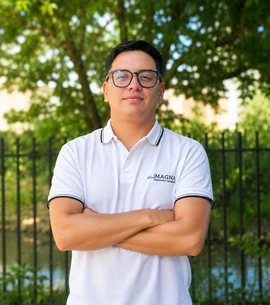
#> input picture Juan_Jose_topografo.webp, 270 x 305 px
$ python -i utils.py   (imports and definitions only)
#> lines starting #> are read from the running program, lines starting #| are printed output that depends on the picture
from PIL import Image as PilImage
from io import BytesIO
from django.core.files.base import ContentFile


def generate_image_variants(imagen_field, tablet_ratio=0.75, celular_ratio=0.5, normalize_height=None):
#> called with imagen_field = '../Juan_Jose_topografo.webp', tablet_ratio = 0.75, celular_ratio = 0.5
    pil_img = PilImage.open(imagen_field)
#> pil_img is the input picture: PIL image 270x305 RGB; mean R, G, B 130.9, 131.3, 97.7
    ancho_original, altura_original = pil_img.size
#> ancho_original = 270; altura_original = 305

    if normalize_height:
        proporcion = normalize_height / altura_original
        ancho_normalizado = int(ancho_original * proporcion)
        pil_img = pil_img.resize((ancho_normalizado, normalize_height), PilImage.LANCZOS)
        base_width, base_height = ancho_normalizado, normalize_height
    else:
        base_width, base_height = ancho_original, altura_original
#> base_width = 270; base_height = 305

    tablet_size = (int(base_width * tablet_ratio), int(base_height * tablet_ratio))
#> tablet_size = (202, 228)
    celular_size = (int(base_width * celular_ratio), int(base_height * celular_ratio))
#> celular_size = (135, 152)

    img_tablet = pil_img.resize(tablet_size, PilImage.LANCZOS)
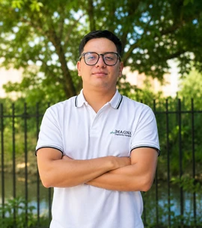
#> img_tablet: PIL image 202x228 RGB; mean R, G, B 130.9, 131.3, 97.7
    img_celular = pil_img.resize(celular_size, PilImage.LANCZOS)
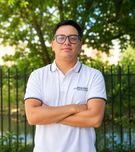
#> img_celular: PIL image 135x152 RGB; mean R, G, B 130.9, 131.3, 97.7

    buffer_tablet = BytesIO()
    buffer_celular = BytesIO()

    img_tablet.convert('RGB').save(buffer_tablet, format='WEBP', quality=90)
    img_celular.convert('RGB').save(buffer_celular, format='WEBP', quality=90)

    return (
#> (the run stopped early here; a loop or call above may not have finished)

$ run again, on ceo_AJY5IlY.png
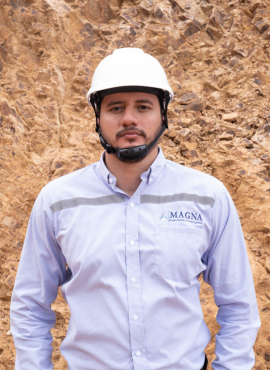
#> input picture ceo_AJY5IlY.png, 270 x 370 px
#> in generate_image_variants, pil_img is the input picture: PIL image 270x370 RGBA; mean R, G, B, A 194, 168.7, 163.6, 255
#> in generate_image_variants, `img_tablet = pil_img.resize(tablet_size, PilImage.LANCZOS)`:
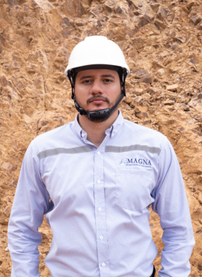
#> img_tablet: PIL image 202x277 RGBA; mean R, G, B, A 194, 168.7, 163.6, 255
#> in generate_image_variants, `img_celular = pil_img.resize(celular_size, PilImage.LANCZOS)`:
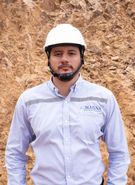
#> img_celular: PIL image 135x185 RGBA; mean R, G, B, A 194, 168.7, 163.6, 255
